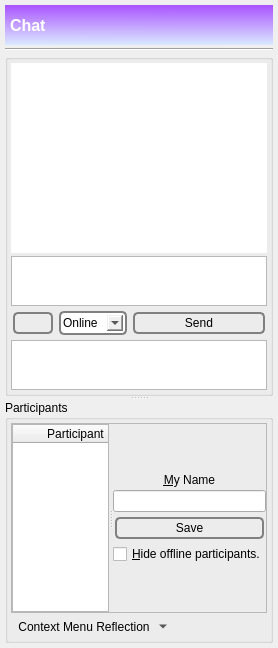
      <widget class="QWidget" name="tab_chat">
       <attribute name="icon">
        <iconset>
         <normaloff>:/nuvola/chat_t.png</normaloff>:/nuvola/chat_t.png</iconset>
       </attribute>
       <attribute name="title">
        <string/>
       </attribute>
       <attribute name="toolTip">
        <string>Chat</string>
       </attribute>
       <layout class="QVBoxLayout" name="verticalLayout_18">
        <property name="spacing">
         <number>5</number>
        </property>
        <property name="leftMargin">
         <number>5</number>
        </property>
        <property name="topMargin">
         <number>5</number>
        </property>
        <property name="rightMargin">
         <number>5</number>
        </property>
        <property name="bottomMargin">
         <number>5</number>
        </property>
        <item>
         <widget class="QWidget" name="layouttab" native="true">
          <property name="sizePolicy">
           <sizepolicy hsizetype="Expanding" vsizetype="Expanding">
            <horstretch>0</horstretch>
            <verstretch>0</verstretch>
           </sizepolicy>
          </property>
          <layout class="QVBoxLayout" name="verticalLayout_72">
           <property name="spacing">
            <number>3</number>
           </property>
           <property name="leftMargin">
            <number>0</number>
           </property>
           <property name="topMargin">
            <number>0</number>
           </property>
           <property name="rightMargin">
            <number>0</number>
           </property>
           <property name="bottomMargin">
            <number>0</number>
           </property>
           <item>
            <widget class="QLabel" name="label_26">
             <property name="minimumSize">
              <size>
               <width>0</width>
               <height>40</height>
              </size>
             </property>
             <property name="font">
              <font>
               <pointsize>12</pointsize>
               <weight>75</weight>
               <bold>true</bold>
              </font>
             </property>
             <property name="autoFillBackground">
              <bool>false</bool>
             </property>
             <property name="styleSheet">
              <string notr="true">background-color: qlineargradient(spread:reflect, x1:0.023, y1:0.988636, x2:0.028, y2:0.011, stop:0 rgba(218, 232, 255, 255), stop:1 rgba(170, 85, 255, 255));

color: rgb(255, 255, 255);


</string>
             </property>
             <property name="text">
              <string>Chat</string>
             </property>
             <property name="margin">
              <number>0</number>
             </property>
             <property name="indent">
              <number>5</number>
             </property>
            </widget>
           </item>
           <item>
            <widget class="Line" name="line_7">
             <property name="orientation">
              <enum>Qt::Horizontal</enum>
             </property>
            </widget>
           </item>
           <item>
            <widget class="QSplitter" name="splitter_4">
             <property name="sizePolicy">
              <sizepolicy hsizetype="Preferred" vsizetype="Expanding">
               <horstretch>0</horstretch>
               <verstretch>0</verstretch>
              </sizepolicy>
             </property>
             <property name="orientation">
              <enum>Qt::Vertical</enum>
             </property>
             <property name="childrenCollapsible">
              <bool>false</bool>
             </property>
             <widget class="QSplitter" name="splitter_5">
              <property name="orientation">
               <enum>Qt::Vertical</enum>
              </property>
              <property name="childrenCollapsible">
               <bool>false</bool>
              </property>
              <widget class="QGroupBox" name="groupBox">
               <property name="title">
                <string/>
               </property>
               <layout class="QVBoxLayout" name="verticalLayout_14">
                <property name="spacing">
                 <number>3</number>
                </property>
                <property name="leftMargin">
                 <number>3</number>
                </property>
                <property name="topMargin">
                 <number>3</number>
                </property>
                <property name="rightMargin">
                 <number>3</number>
                </property>
                <property name="bottomMargin">
                 <number>3</number>
                </property>
                <item>
                 <widget class="QTextBrowser" name="messages">
                  <property name="autoFillBackground">
                   <bool>false</bool>
                  </property>
                  <property name="frameShape">
                   <enum>QFrame::NoFrame</enum>
                  </property>
                  <property name="tabChangesFocus">
                   <bool>true</bool>
                  </property>
                  <property name="html">
                   <string>&lt;!DOCTYPE HTML PUBLIC &quot;-//W3C//DTD HTML 4.0//EN&quot; &quot;http://www.w3.org/TR/REC-html40/strict.dtd&quot;&gt;
&lt;html&gt;&lt;head&gt;&lt;meta name=&quot;qrichtext&quot; content=&quot;1&quot; /&gt;&lt;style type=&quot;text/css&quot;&gt;
p, li { white-space: pre-wrap; }
&lt;/style&gt;&lt;/head&gt;&lt;body style=&quot; font-family:'Sans Serif'; font-size:9pt; font-weight:400; font-style:normal;&quot;&gt;
&lt;p style=&quot;-qt-paragraph-type:empty; margin-top:0px; margin-bottom:0px; margin-left:0px; margin-right:0px; -qt-block-indent:0; text-indent:0px; font-family:'MS Shell Dlg 2'; font-size:8pt;&quot;&gt;&lt;br /&gt;&lt;/p&gt;&lt;/body&gt;&lt;/html&gt;</string>
                  </property>
                  <property name="openExternalLinks">
                   <bool>true</bool>
                  </property>
                  <property name="openLinks">
                   <bool>false</bool>
                  </property>
                 </widget>
                </item>
                <item>
                 <widget class="spoton_textedit" name="message">
                  <property name="maximumSize">
                   <size>
                    <width>16777215</width>
                    <height>50</height>
                   </size>
                  </property>
                  <property name="styleSheet">
                   <string notr="true">background-color: qlineargradient(x1: 0, y1: 0, x2: 0, y2: 1,
                                   stop: 0 #ffffc3, stop: 1 #FFFFFF);


</string>
                  </property>
                  <property name="tabChangesFocus">
                   <bool>true</bool>
                  </property>
                  <property name="acceptRichText">
                   <bool>false</bool>
                  </property>
                 </widget>
                </item>
                <item>
                 <layout class="QHBoxLayout" name="horizontalLayout_62gb">
                  <property name="spacing">
                   <number>2</number>
                  </property>
                  <item>
                   <widget class="QPushButton" name="clearMessages">
                    <property name="toolTip">
                     <string>Clear chat.</string>
                    </property>
                    <property name="styleSheet">
                     <string notr="true">QPushButton {
 border: 2px solid gray;
 background-color: qlineargradient(x1: 0, y1: 0, x2: 0, y2: 1,
                                   stop: 0 #E0E0E0, stop: 1 #FFFFFF);
 border-radius: 5px;
 margin: 2px;
 padding: 2px;
 }



QPushButton:hover { 
background-color: qlineargradient(x1: 0, y1: 0, x2: 0, y2: 1,
                                   stop: 0 rgb(254,229,172), stop: 1 #FFFFFF);
background-position: top center; } 

QPushButton:pressed {
     background-color: darkgrey;
     border-style: inset;
 }</string>
                    </property>
                    <property name="text">
                     <string/>
                    </property>
                    <property name="icon">
                     <iconset>
                      <normaloff>:/nuvola/clear.png</normaloff>:/nuvola/clear.png</iconset>
                    </property>
                    <property name="iconSize">
                     <size>
                      <width>40</width>
                      <height>40</height>
                     </size>
                    </property>
                    <property name="flat">
                     <bool>false</bool>
                    </property>
                   </widget>
                  </item>
                  <item>
                   <widget class="QComboBox" name="status">
                    <property name="toolTip">
                     <string>Set your status.</string>
                    </property>
                    <property name="styleSheet">
                     <string notr="true">QComboBox#status {
 border: 2px solid gray;
 background-color: qlineargradient(x1: 0, y1: 0, x2: 0, y2: 1,
                                   stop: 0 #E0E0E0, stop: 1 #FFFFFF);
 border-radius: 5px;
 margin: 2px;
 padding: 2px;
 
 }


QComboBox#status:hover { 
background-color: qlineargradient(x1: 0, y1: 0, x2: 0, y2: 1,
                                   stop: 0 rgb(254,229,172), stop: 1 #FFFFFF);
background-position: top center; } </string>
                    </property>
                    <property name="currentIndex">
                     <number>4</number>
                    </property>
                    <property name="maxCount">
                     <number>2100</number>
                    </property>
                    <property name="sizeAdjustPolicy">
                     <enum>QComboBox::AdjustToContents</enum>
                    </property>
                    <property name="iconSize">
                     <size>
                      <width>20</width>
                      <height>40</height>
                     </size>
                    </property>
                    <item>
                     <property name="text">
                      <string>Away</string>
                     </property>
                     <property name="icon">
                      <iconset>
                       <normaloff>:/nuvola/away.png</normaloff>:/nuvola/away.png</iconset>
                     </property>
                    </item>
                    <item>
                     <property name="text">
                      <string>Busy</string>
                     </property>
                     <property name="icon">
                      <iconset>
                       <normaloff>:/nuvola/busy.png</normaloff>:/nuvola/busy.png</iconset>
                     </property>
                    </item>
                    <item>
                     <property name="text">
                      <string>Custom</string>
                     </property>
                     <property name="icon">
                      <iconset>
                       <normaloff>:/nuvola/chat.png</normaloff>:/nuvola/chat.png</iconset>
                     </property>
                    </item>
                    <item>
                     <property name="text">
                      <string>Offline</string>
                     </property>
                     <property name="icon">
                      <iconset>
                       <normaloff>:/nuvola/offline.png</normaloff>:/nuvola/offline.png</iconset>
                     </property>
                    </item>
                    <item>
                     <property name="text">
                      <string>Online</string>
                     </property>
                     <property name="icon">
                      <iconset>
                       <normaloff>:/nuvola/online.png</normaloff>:/nuvola/online.png</iconset>
                     </property>
                    </item>
                   </widget>
                  </item>
                  <item>
                   <widget class="QPushButton" name="sendMessage">
                    <property name="sizePolicy">
                     <sizepolicy hsizetype="Expanding" vsizetype="Fixed">
                      <horstretch>0</horstretch>
                      <verstretch>0</verstretch>
                     </sizepolicy>
                    </property>
                    <property name="toolTip">
                     <string>&lt;html&gt;&lt;head/&gt;&lt;body&gt;&lt;p&gt;Send the message.&lt;/p&gt;&lt;/body&gt;&lt;/html&gt;</string>
                    </property>
                    <property name="styleSheet">
                     <string notr="true">QPushButton {
 border: 2px solid gray;
 background-color: qlineargradient(x1: 0, y1: 0, x2: 0, y2: 1,
                                   stop: 0 #E0E0E0, stop: 1 #FFFFFF);
 border-radius: 5px;
 margin: 2px;
 padding: 2px;
 }



QPushButton:hover { 
background-color: qlineargradient(x1: 0, y1: 0, x2: 0, y2: 1,
                                   stop: 0 rgb(254,229,172), stop: 1 #FFFFFF);
background-position: top center; } 

QPushButton:pressed {
     background-color: darkgrey;
     border-style: inset;
 }</string>
                    </property>
                    <property name="text">
                     <string>Send</string>
                    </property>
                    <property name="icon">
                     <iconset>
                      <normaloff>:/nuvola/ok.png</normaloff>:/nuvola/ok.png</iconset>
                    </property>
                    <property name="iconSize">
                     <size>
                      <width>40</width>
                      <height>40</height>
                     </size>
                    </property>
                   </widget>
                  </item>
                 </layout>
                </item>
                <item>
                 <widget class="QTextEdit" name="custom">
                  <property name="maximumSize">
                   <size>
                    <width>16777215</width>
                    <height>50</height>
                   </size>
                  </property>
                  <property name="toolTip">
                   <string>Please provide a status message.</string>
                  </property>
                  <property name="tabChangesFocus">
                   <bool>true</bool>
                  </property>
                  <property name="acceptRichText">
                   <bool>false</bool>
                  </property>
                 </widget>
                </item>
               </layout>
              </widget>
             </widget>
             <widget class="QGroupBox" name="groupBox_11">
              <property name="title">
               <string>Participants</string>
              </property>
              <layout class="QVBoxLayout" name="verticalLayout_73">
               <property name="spacing">
                <number>3</number>
               </property>
               <property name="leftMargin">
                <number>3</number>
               </property>
               <property name="topMargin">
                <number>3</number>
               </property>
               <property name="rightMargin">
                <number>3</number>
               </property>
               <property name="bottomMargin">
                <number>3</number>
               </property>
               <item>
                <widget class="QSplitter" name="chatHorizontalSplitter">
                 <property name="frameShape">
                  <enum>QFrame::StyledPanel</enum>
                 </property>
                 <property name="frameShadow">
                  <enum>QFrame::Raised</enum>
                 </property>
                 <property name="lineWidth">
                  <number>7</number>
                 </property>
                 <property name="orientation">
                  <enum>Qt::Horizontal</enum>
                 </property>
                 <widget class="QTableWidget" name="participants">
                  <property name="toolTip">
                   <string>Double-click a friend for a pop-up window.</string>
                  </property>
                  <property name="verticalScrollBarPolicy">
                   <enum>Qt::ScrollBarAsNeeded</enum>
                  </property>
                  <property name="horizontalScrollBarPolicy">
                   <enum>Qt::ScrollBarAlwaysOff</enum>
                  </property>
                  <property name="selectionBehavior">
                   <enum>QAbstractItemView::SelectRows</enum>
                  </property>
                  <property name="verticalScrollMode">
                   <enum>QAbstractItemView::ScrollPerPixel</enum>
                  </property>
                  <property name="horizontalScrollMode">
                   <enum>QAbstractItemView::ScrollPerPixel</enum>
                  </property>
                  <property name="showGrid">
                   <bool>true</bool>
                  </property>
                  <property name="gridStyle">
                   <enum>Qt::DotLine</enum>
                  </property>
                  <property name="sortingEnabled">
                   <bool>true</bool>
                  </property>
                  <attribute name="horizontalHeaderDefaultSectionSize">
                   <number>125</number>
                  </attribute>
                  <attribute name="horizontalHeaderMinimumSectionSize">
                   <number>125</number>
                  </attribute>
                  <attribute name="horizontalHeaderStretchLastSection">
                   <bool>true</bool>
                  </attribute>
                  <attribute name="verticalHeaderVisible">
                   <bool>false</bool>
                  </attribute>
                  <column>
                   <property name="text">
                    <string>Participant</string>
                   </property>
                  </column>
                  <column>
                   <property name="text">
                    <string>OID</string>
                   </property>
                  </column>
                  <column>
                   <property name="text">
                    <string>neighbor_oid</string>
                   </property>
                  </column>
                  <column>
                   <property name="text">
                    <string>public_key_hash</string>
                   </property>
                  </column>
                  <column>
                   <property name="text">
                    <string>Status</string>
                   </property>
                  </column>
                  <column>
                   <property name="text">
                    <string>Last Status Change</string>
                   </property>
                  </column>
                  <column>
                   <property name="text">
                    <string>Gemini</string>
                   </property>
                   <property name="toolTip">
                    <string>AES-256 Encryption Key</string>
                   </property>
                  </column>
                  <column>
                   <property name="text">
                    <string>Gemini MAC</string>
                   </property>
                   <property name="toolTip">
                    <string>SHA-512 Hash Key</string>
                   </property>
                  </column>
                  <column>
                   <property name="text">
                    <string>Forward Secrecy Information</string>
                   </property>
                  </column>
                 </widget>
                 <widget class="QWidget" name="layoutWidget1_2">
                  <layout class="QVBoxLayout" name="verticalLayout_74">
                   <property name="spacing">
                    <number>3</number>
                   </property>
                   <item>
                    <widget class="Line" name="line_17">
                     <property name="sizePolicy">
                      <sizepolicy hsizetype="Fixed" vsizetype="Expanding">
                       <horstretch>0</horstretch>
                       <verstretch>0</verstretch>
                      </sizepolicy>
                     </property>
                     <property name="lineWidth">
                      <number>0</number>
                     </property>
                     <property name="orientation">
                      <enum>Qt::Vertical</enum>
                     </property>
                    </widget>
                   </item>
                   <item>
                    <widget class="QLabel" name="label_5">
                     <property name="text">
                      <string>&amp;My Name</string>
                     </property>
                     <property name="alignment">
                      <set>Qt::AlignCenter</set>
                     </property>
                     <property name="buddy">
                      <cstring>nodeName</cstring>
                     </property>
                    </widget>
                   </item>
                   <item>
                    <widget class="QLineEdit" name="nodeName">
                     <property name="alignment">
                      <set>Qt::AlignCenter</set>
                     </property>
                    </widget>
                   </item>
                   <item>
                    <widget class="QPushButton" name="saveNodeName">
                     <property name="toolTip">
                      <string>Save my name.</string>
                     </property>
                     <property name="styleSheet">
                      <string notr="true">QPushButton {
 border: 2px solid gray;
 background-color: qlineargradient(x1: 0, y1: 0, x2: 0, y2: 1,
                                   stop: 0 #E0E0E0, stop: 1 #FFFFFF);
 border-radius: 5px;
 margin: 2px;
 padding: 2px;
 }


QPushButton:hover { 
background-color: qlineargradient(x1: 0, y1: 0, x2: 0, y2: 1,
                                   stop: 0 rgb(254,229,172), stop: 1 #FFFFFF);
background-position: top center; } 

QPushButton:pressed {
     background-color: darkgrey;
     border-style: inset;
 }
</string>
                     </property>
                     <property name="text">
                      <string>Save</string>
                     </property>
                     <property name="icon">
                      <iconset>
                       <normaloff>:/nuvola/ok.png</normaloff>:/nuvola/ok.png</iconset>
                     </property>
                    </widget>
                   </item>
                   <item>
                    <widget class="QCheckBox" name="hideOfflineParticipants">
                     <property name="text">
                      <string>&amp;Hide offline participants.</string>
                     </property>
                    </widget>
                   </item>
                   <item>
                    <widget class="Line" name="line_14">
                     <property name="sizePolicy">
                      <sizepolicy hsizetype="Fixed" vsizetype="Expanding">
                       <horstretch>0</horstretch>
                       <verstretch>0</verstretch>
                      </sizepolicy>
                     </property>
                     <property name="lineWidth">
                      <number>0</number>
                     </property>
                     <property name="orientation">
                      <enum>Qt::Vertical</enum>
                     </property>
                    </widget>
                   </item>
                  </layout>
                 </widget>
                </widget>
               </item>
               <item>
                <widget class="QToolButton" name="chatActionMenu">
                 <property name="toolTip">
                  <string>Right-mouse context menu as a button for tablets.</string>
                 </property>
                 <property name="styleSheet">
                  <string notr="true">QPushButton {
 border: 2px solid gray;
 background-color: qlineargradient(x1: 0, y1: 0, x2: 0, y2: 1,
                                   stop: 0 #E0E0E0, stop: 1 #FFFFFF);
 border-radius: 5px;
 margin: 2px;
 padding: 2px;
 }


QPushButton:hover { 
background-color: qlineargradient(x1: 0, y1: 0, x2: 0, y2: 1,
                                   stop: 0 rgb(254,229,172), stop: 1 #FFFFFF);
background-position: top center; } 

QPushButton:pressed {
     background-color: darkgrey;
     border-style: inset;
 }
</string>
                 </property>
                 <property name="text">
                  <string>Context Menu Reflection</string>
                 </property>
                 <property name="icon">
                  <iconset>
                   <normaloff>:/generic/menu.png</normaloff>:/generic/menu.png</iconset>
                 </property>
                 <property name="popupMode">
                  <enum>QToolButton::MenuButtonPopup</enum>
                 </property>
                 <property name="autoRaise">
                  <bool>true</bool>
                 </property>
                </widget>
               </item>
              </layout>
             </widget>
            </widget>
           </item>
          </layout>
         </widget>
        </item>
       </layout>
      </widget>
